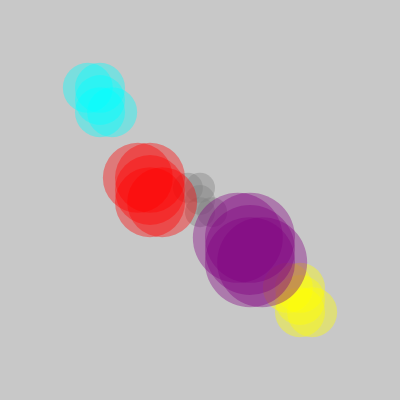
Frame 1 (no input)
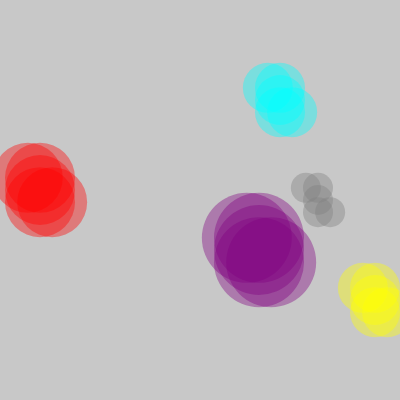
Frame 60 (no input)
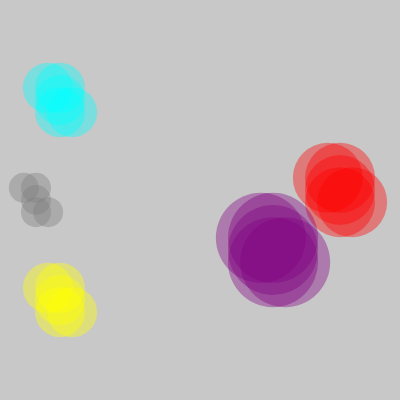
Frame 120 (the mouse pressed at the canvas centre since frame 60)

The p5.js sketch that drew these frames (run headless with seeded random() and noise() and a simulated clock; from frame 60 on, the mouse is pressed at the canvas centre):

// p5.js sketch
// ── sketch.js
var c1, c2, c3, c4, c5;
var offset;

function setup() 
{
  createCanvas(400, 400);
  noStroke();
  
  //random offset, changes with every run
  offset = random(5, 15);
  
  //create objects
  c1 = new Cloud(width / 2, height / 2, 30, "grey", 2, 100, offset);
  c2 = new Cloud(width / 4, height / 4, 50, "cyan", 10, 100, offset);
  c3 = new Cloud(width / 2 - width / 8, height / 2 - height / 40, 70, "red", 5, 100, offset);
  c4 = new Cloud(width - width / 4, height - height / 4, 50, "yellow", 15, 100, offset);
  c5 = new Cloud(width / 2 + width / 8, height / 2 + height / 8, 90, "purple", 7, 100, offset);
}

function draw() 
{
  background(200);
  
  //draw objects based on color, size, and position
  c1.draw();
  c2.draw();
  c3.draw();
  c4.draw();
  c5.draw();
  
  //move objects to the right based on speed
  c1.move();
  c2.move();
  c3.move();
  c4.move();
  c5.move();
}
// ── cloud.js
class Cloud
{
  constructor(xPos, yPos, partSize, color, speed, alpha, offset)
  {
    this.xPos = xPos;
    this.yPos = yPos;
    this.partSize = partSize;
    this.color = color;
    this.speed = speed;
    this.alpha = alpha;
    this.offset = offset;
  }
  
  draw()
  {
    //color and alpha value
    fill(red(this.color), green(this.color), blue(this.color), this.alpha);
    
    //creates shapes - 5 ellipses
    ellipse(this.xPos, this.yPos, this.partSize);
    ellipse(this.xPos - this.offset, this.yPos - this.offset, this.partSize);
    ellipse(this.xPos + this.offset, this.yPos + this.offset, this.partSize);
    ellipse(this.xPos, this.yPos - this.offset, this.partSize);
    ellipse(this.xPos, this.yPos + this.offset, this.partSize);
  }
  
  move()
  {
    //moves on the x-axis, speed determines how fast clouds move
    this.xPos = this.xPos + this.speed;
    
    //warp back to the left side of the screen
    if (this.xPos > width)
      {
        this.xPos = 0;
      }
  }
}
